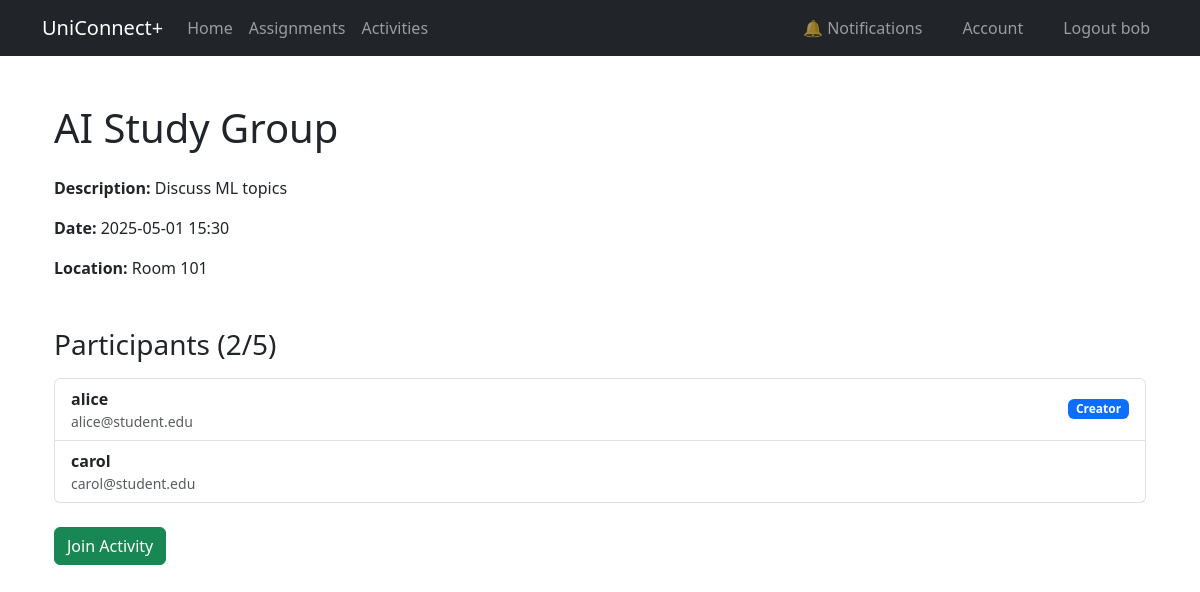
/activity/1 (signed in), run on the app's committed database.
### app/models.py (models this page shows, shortened)
@dataclass
class User(UserMixin, db.Model):
    __tablename__ = 'user'
    id: so.Mapped[int] = so.mapped_column(primary_key=True)
    username: so.Mapped[str] = so.mapped_column(sa.String(64), unique=True, index=True)
    email: so.Mapped[str] = so.mapped_column(sa.String(120), unique=True, index=True)
    password_hash: so.Mapped[Optional[str]] = so.mapped_column(sa.String(256))
    role: so.Mapped[str] = so.mapped_column(sa.String(10), default="student")  # student, professor, admin
    submissions: so.Mapped[List['Submission']] = relationship(back_populates='student', cascade='all, delete-orphan')
    assignments: so.Mapped[List['Assignment']] = relationship(back_populates='professor', cascade='all, delete-orphan')
    activities_created: so.Mapped[List['Activity']] = relationship(back_populates='creator', cascade='all, delete-orphan')
    notifications: so.Mapped[List['Notification']] = relationship(back_populates='user', cascade='all, delete-orphan')
    participations: so.Mapped[List['Participant']] = relationship(back_populates='student', cascade='all, delete-orphan')

@dataclass
class Activity(db.Model):
    __tablename__ = 'activities'
    id: so.Mapped[int] = so.mapped_column(primary_key=True)
    title: so.Mapped[str] = so.mapped_column(sa.String(128))
    description: so.Mapped[str] = so.mapped_column(sa.Text)
    date: so.Mapped[datetime] = so.mapped_column(sa.DateTime)
    location: so.Mapped[str] = so.mapped_column(sa.String(128))
    created_by: so.Mapped[int] = so.mapped_column(ForeignKey('user.id'))
    is_full_notified: so.Mapped[bool] = so.mapped_column(default=False)
    creator: so.Mapped['User'] = relationship(back_populates='activities_created')
    participants: so.Mapped[List['Participant']] = relationship(back_populates='activity', cascade='all, delete-orphan')

@dataclass
class Participant(db.Model):
    __tablename__ = 'participants'
    activity_id: so.Mapped[int] = so.mapped_column(ForeignKey('activities.id'), primary_key=True)
    student_id: so.Mapped[int] = so.mapped_column(ForeignKey('user.id'), primary_key=True)
    activity: so.Mapped['Activity'] = relationship(back_populates='participants')
    student: so.Mapped['User'] = relationship(back_populates='participations')

### app/views.py (the view, shortened to what this page needs)
@app.route('/activity/<int:id>', methods=['GET', 'POST'])
@login_required
def activity(id):
    activity = db.session.get(Activity, id)
    if not activity:
        flash('Activity not found.', 'danger')
        return redirect(url_for('activities'))
    form = JoinLeaveActivityForm()
    is_participant = any(p.student_id == current_user.id for p in activity.participants)
    is_creator = current_user.id == activity.created_by
    now = datetime.utcnow()
    can_leave = (activity.date - now).days >= 3
    return render_template('activity.html', title='activity_details', activity=activity, form=form, is_participant=is_participant, is_creator=is_creator, now=now,
    can_leave=can_leave)

### app/__init__.py (called while the page is built)
@app.context_processor
def inject_unread_count():
    if current_user.is_authenticated:
        count = Notification.query.filter_by(user_id=current_user.id, is_read=False).count()
    else:
        count = 0
    return dict(unread_count=count)

### app/models.py (called while the page is built)
@login.user_loader
def load_user(id):
    return db.session.get(User, int(id))

### app/templates/activity.html (shortened to what this page needs)
{% extends "base.html" %}
{% block content %}
<div class="container mt-5 mb-5">
    <h1 class="mb-4">{{ activity.title }}</h1>
    <div class="mb-4">
        <p><strong>Description:</strong> {{ activity.description }}</p>
        <p><strong>Date:</strong> {{ activity.date.strftime('%Y-%m-%d %H:%M') }}</p>
        <p><strong>Location:</strong> {{ activity.location }}</p>
    </div>
    <h3 class="mt-5 mb-3">Participants ({{ activity.participants|length }}/5)</h3>
    {% if activity.participants %}
        <ul class="list-group mb-4">
            {% for participant in activity.participants %}
                <li class="list-group-item d-flex justify-content-between align-items-center">
                    <div class="d-flex flex-column">
                        <strong>{{ participant.student.username }}</strong>
                        <small class="text-muted">{{ participant.student.email }}</small>
                    </div>
                    {% if participant.student.id == activity.created_by %}
                        <span class="badge bg-primary">Creator</span>
                    {% endif %}
                </li>
            {% endfor %}
        </ul>
    {% endif %}
    {% if current_user.is_authenticated %}
        <form method="POST">
            {% if not is_participant %}
                <button type="submit" class="btn btn-success"
                        onclick="document.getElementById('action_field').value='join'"
                        {% if activity.participants|length >= 5 %}disabled{% endif %}>
                    {% if activity.participants|length >= 5 %}
                        Activity Full
                    {% else %}
                        Join Activity
                    {% endif %}
                </button>
            {% elif is_participant %}
                <button type="submit" class="btn btn-danger"
                        onclick="document.getElementById('action_field').value='leave'"
                        {% if not can_leave %}disabled{% endif %}>
                        Leave Activity
                </button>
            {% endif %}
        </form>
    {% endif %}
</div>
{% endblock %}

### app/templates/base.html (shortened to what this page needs)
<!doctype html>
<html lang="en">
<head>
    <link
        href="https://cdn.jsdelivr.net/npm/bootstrap@5.3.3/dist/css/bootstrap.min.css"
        rel="stylesheet"
>
    <link rel="stylesheet" href="https://cdn.jsdelivr.net/npm/bootstrap-icons@1.11.3/font/bootstrap-icons.min.css">
</head>
<body>
<nav class="navbar navbar-expand-sm bg-dark" data-bs-theme="dark">
    <div class="container">
        <a class="navbar-brand" href="{{ url_for('home') }}">UniConnect+</a>
        <div class="collapse navbar-collapse" id="navbarSupportedContent">
            <ul class="navbar-nav me-auto mb-2 mb-lg-0">
                <li class="nav-item">
                    <a class="nav-link" aria-current="page" href="{{ url_for('home') }}">Home</a>
                </li>
                {% if current_user.is_authenticated %}
                         <li class="nav-item">
                            <a class="nav-link" href="{{ url_for('assignments') }}">Assignments</a>
                        </li>
                        <li class="nav-item">
                            <a class="nav-link" href="{{ url_for('activities') }}">Activities</a>
                        </li>
                {% endif %}
            </ul>
            <ul class="navbar-nav gap-4 ms-auto">
                {% if not current_user.is_authenticated %}
                    <li class="nav-item">
                        <a class="nav-link" href="{{ url_for('login') }}">Login</a>
                    </li>
                    <li class="nav-item">
                        <a class="nav-link" href="{{ url_for('student_register') }}">Student Register</a>
                    </li>
                {% else %}
                    <li class="nav-item">
                        <a class="nav-link" href="{{ url_for('notifications') }}">
                            🔔 Notifications
                        </a>
                    </li>
                    <li class="nav-item">
                        <a class="nav-link" href="{{ url_for('account') }}">Account</a>
                    </li>
                    <li class="nav-item">
                        <a class="nav-link" href="{{ url_for('logout') }}">Logout {{ current_user.username }}</a>
                    </li>
                {% endif %}
            </ul>
        </div>
    </div>
</nav>
<div class="container">
    {% block content %}{% endblock content %}
</div>
</body>
</html>

### data on the page
User: username "bob"
Activity: title "AI Study Group", description "Discuss ML topics", date "2025-05-01 15:30", location "Room 101"
Participant: student.username "alice", student.email "alice@student.edu", shows "Creator"
Participant: student.username "carol", student.email "carol@student.edu"

### other printed values
{{ activity.participants|length }} "2"
